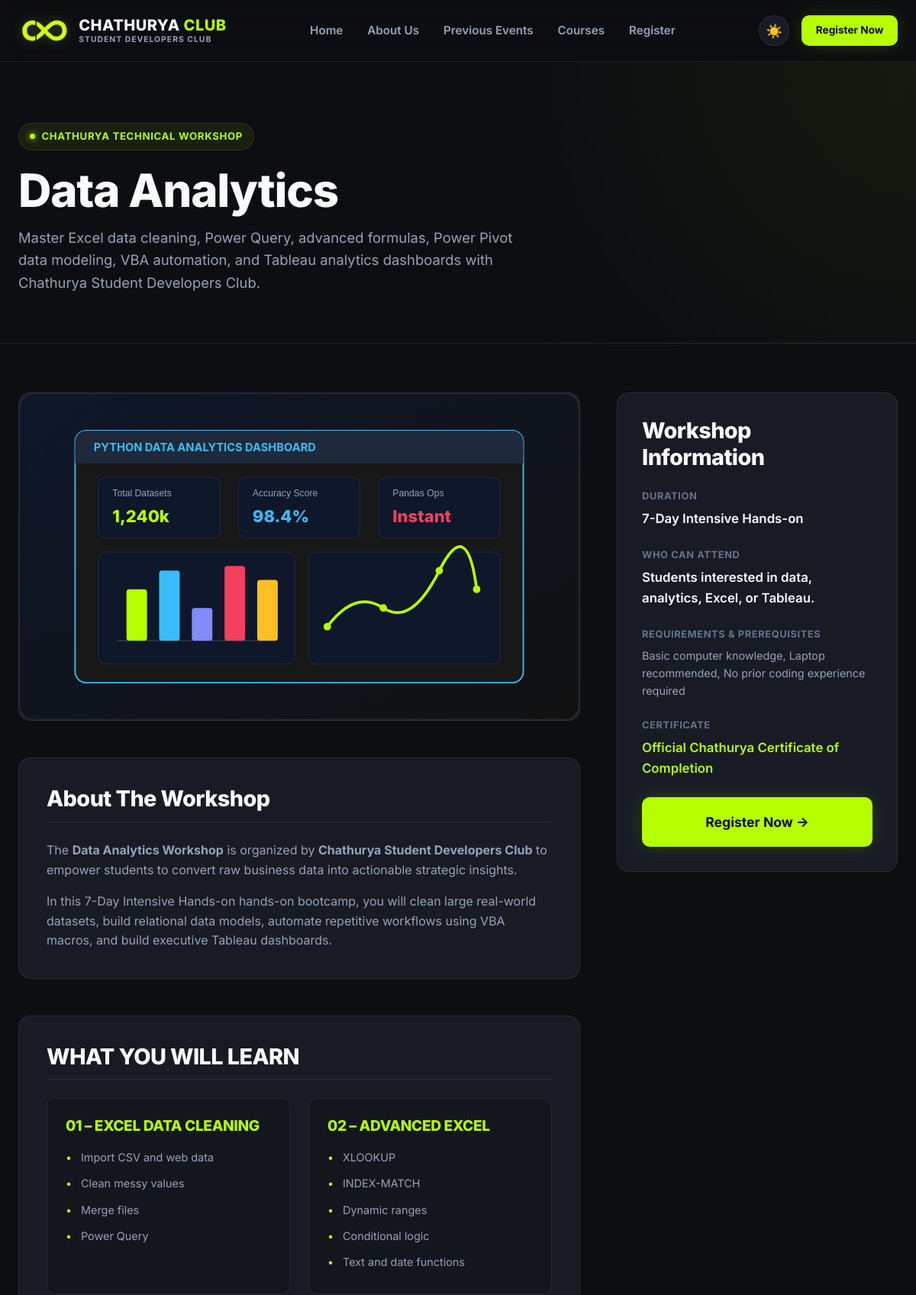
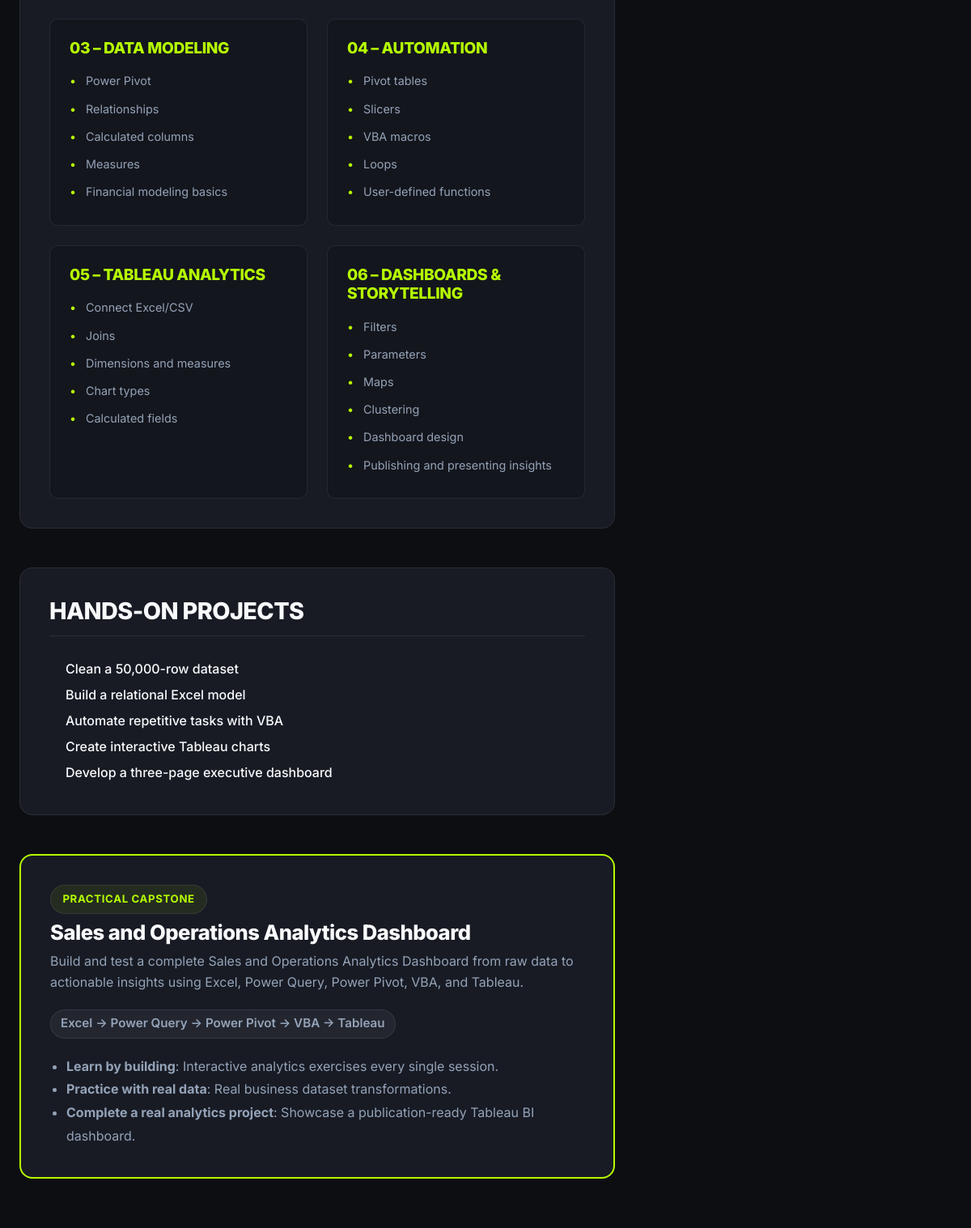
/courses/data-analytics/ (upper part), run on the app's committed database (2 pictures, top to bottom).
### workshop/models.py (models this page shows, shortened)
class Course(models.Model):
    title = models.CharField(max_length=200)
    slug = models.SlugField(unique=True)
    badge_text = models.CharField(max_length=100, default='5-Day Workshop')
    short_description = models.TextField()
    detailed_description = models.TextField()
    image = models.ImageField(upload_to='courses/', blank=True, null=True)
    image_path = models.CharField(max_length=255, blank=True, null=True, help_text="Fallback static image path e.g. images/fullstack.svg")
    duration = models.CharField(max_length=100, default='5 Days (Intensive Sessions)')
    who_can_attend = models.TextField(default='Students from any stream interested in technology.')
    requirements = models.TextField(default='Basic computer knowledge, Laptop recommended')
    capstone_title = models.CharField(max_length=200, blank=True)
    capstone_description = models.TextField(blank=True)
    capstone_tech_flow = models.CharField(max_length=300, blank=True)
    is_active = models.BooleanField(default=True)
    display_order = models.IntegerField(default=0)
    created_at = models.DateTimeField(auto_now_add=True)
    updated_at = models.DateTimeField(auto_now=True)
    class Meta:
        ordering = ['display_order', 'id']

class SiteSettings(models.Model):
    club_name = models.CharField(max_length=200, default='Chathurya Student Developers Club')
    college_name = models.CharField(max_length=200, default='Tech Campus, College Block B')
    logo = models.ImageField(upload_to='logos/', blank=True, null=True)
    hero_title = models.CharField(max_length=200, default='Learn. Build. Launch.')
    hero_subtitle = models.TextField(default='Welcome to Chathurya Student Developers Club. Join our hands-on technical workshops designed to help students build practical skills, explore modern software technologies, and launch real-world projects.')
    about_text = models.TextField(default='Chathurya Student Developers Club is a premier student-led technical community dedicated to nurturing coding talent, practical software engineering, and data science skills.')
    contact_email = models.EmailField(default='chathurya.club@college.edu')
    contact_phone = models.CharField(max_length=50, default='+91 98765 43210')
    address = models.TextField(default='Tech Building Block B, Innovation Way, College Campus, 560100')
    instagram_url = models.URLField(blank=True, default='https://instagram.com')
    facebook_url = models.URLField(blank=True, default='https://facebook.com')
    linkedin_url = models.URLField(blank=True, default='https://linkedin.com')
    github_url = models.URLField(blank=True, default='https://github.com')
    footer_text = models.TextField(default='Official Student Technical & Developer Community dedicated to practical coding bootcamps, workshops, and student tech growth.')
    copyright_text = models.CharField(max_length=200, default='© 2026 Chathurya Student Developers Club. All Rights Reserved.')
    class Meta:
        verbose_name = 'Site Settings'
        verbose_name_plural = 'Site Settings'
    @classmethod
    def load(cls):
        obj, created = cls.objects.get_or_create(pk=1)
        return obj

class CourseTopic(models.Model):
    course = models.ForeignKey(Course, on_delete=models.CASCADE, related_name='topics')
    module_number = models.CharField(max_length=20)
    section_title = models.CharField(max_length=200)
    bullets = models.TextField(help_text="Enter bullet points separated by newlines")
    display_order = models.IntegerField(default=0)
    class Meta:
        ordering = ['display_order', 'id']
    def get_bullets_list(self):
        return [b.strip() for b in self.bullets.split('\n') if b.strip()]

class CourseProject(models.Model):
    course = models.ForeignKey(Course, on_delete=models.CASCADE, related_name='projects')
    title = models.CharField(max_length=255)
    display_order = models.IntegerField(default=0)
    class Meta:
        ordering = ['display_order', 'id']

### workshop/views.py (the view)
# urls.py: path('courses/<slug:slug>/', views.course_detail_view, name='course_detail'),
def course_detail_view(request, slug):
    site_settings = SiteSettings.load()
    course = get_object_or_404(Course, slug=slug, is_active=True)
    topics = course.topics.all()
    projects = course.projects.all()
    context = {
        'site_settings': site_settings,
        'course': course,
        'topics': topics,
        'projects': projects,
    }
    if slug == 'fullstack':
        return render(request, 'workshop/fullstack.html', context)
    elif slug == 'data-analytics':
        return render(request, 'workshop/data_analytics.html', context)
    else:
        return render(request, 'workshop/fullstack.html', context)

### workshop/templates/workshop/data_analytics.html (shortened to what this page needs)
{% extends 'workshop/base.html' %}
{% load static %}
{% block content %}
  <section class="course-detail-hero">
    <div class="container">
      <div class="badge" style="margin-bottom: 1rem;">
        <span class="badge-dot"></span>
        Chathurya Technical Workshop
      </div>
      <h1>{{ course.title }}</h1>
      <p style="max-width: 680px; margin-top: 0.75rem; font-size: 1.15rem; color: var(--text-secondary);">
        {{ course.detailed_description }}
      </p>
    </div>
  </section>
  <section class="detail-section">
    <div class="container">
      <div class="detail-grid">
        <div class="detail-main">
          <div class="detail-card" style="padding: 0; overflow: hidden;">
            {% if course.image %}
              <img src="{{ course.image.url }}" alt="{{ course.title }}" style="width: 100%; height: auto;">
            {% elif course.image_path %}
              <img src="{% static course.image_path %}" alt="{{ course.title }}" style="width: 100%; height: auto;">
            {% else %}
              <img src="{% static 'images/data-analytics.svg' %}" alt="{{ course.title }}" style="width: 100%; height: auto;">
            {% endif %}
          </div>
          <div class="detail-card">
            <h3>About The Workshop</h3>
            <p style="margin-bottom: 1rem;">
              The <strong>{{ course.title }} Workshop</strong> is organized by <strong>{{ site_settings.club_name }}</strong> to empower students to convert raw business data into actionable strategic insights.
            </p>
            <p>
              In this {{ course.duration }} hands-on bootcamp, you will clean large real-world datasets, build relational data models, automate repetitive workflows using VBA macros, and build executive Tableau dashboards.
            </p>
          </div>
          <div class="detail-card">
            <h3>WHAT YOU WILL LEARN</h3>
            <div class="curriculum-grid">
              {% for topic in topics %}
                <div class="curriculum-box">
                  <h4>{{ topic.module_number }} – {{ topic.section_title }}</h4>
                  <ul>
                    {% for bullet in topic.get_bullets_list %}
                      <li>{{ bullet }}</li>
                    {% endfor %}
                  </ul>
                </div>
              {% endfor %}
            </div>
          </div>
          {% if projects %}
            <div class="detail-card">
              <h3>HANDS-ON PROJECTS</h3>
              <ol style="padding-left: 1.25rem; color: var(--text-primary); line-height: 2; font-weight: 500;">
                {% for project in projects %}
                  <li>{{ project.title }}</li>
                {% endfor %}
              </ol>
            </div>
          {% endif %}
          {% if course.capstone_title %}
            <div class="detail-card" style="border: 2px solid var(--accent); background: var(--bg-card);">
              <div class="badge" style="margin-bottom: 0.5rem;">PRACTICAL CAPSTONE</div>
              <h2 style="font-size: 1.6rem; color: var(--text-primary); margin-bottom: 0.5rem;">{{ course.capstone_title }}</h2>
              <p style="color: var(--text-secondary); margin-bottom: 1.25rem;">
                {{ course.capstone_description }}
              </p>
              {% if course.capstone_tech_flow %}
                <div style="display: flex; flex-wrap: wrap; gap: 0.5rem; margin-bottom: 1.25rem;">
                  <span class="tech-tag" style="font-size: 0.95rem;">{{ course.capstone_tech_flow }}</span>
                </div>
              {% endif %}
              <ul style="list-style: disc; padding-left: 1.25rem; color: var(--text-secondary); line-height: 1.8;">
                <li><strong>Learn by building</strong>: Interactive analytics exercises every single session.</li>
                <li><strong>Practice with real data</strong>: Real business dataset transformations.</li>
                <li><strong>Complete a real analytics project</strong>: Showcase a publication-ready Tableau BI dashboard.</li>
              </ul>
            </div>
          {% endif %}
        </div>
        <aside class="detail-sidebar">
          <div class="sidebar-card">
            <h3>Workshop Information</h3>
            <div class="info-item">
              <span class="info-label">Duration</span>
              <span class="info-value">{{ course.duration }}</span>
            </div>
            <div class="info-item">
              <span class="info-label">Who Can Attend</span>
              <span class="info-value">{{ course.who_can_attend }}</span>
            </div>
            <div class="info-item">
              <span class="info-label">Requirements &amp; Prerequisites</span>
              <p style="font-size: 0.9rem; color: var(--text-secondary);">{{ course.requirements }}</p>
            </div>
            <div class="info-item">
              <span class="info-label">Certificate</span>
              <span class="info-value" style="color: var(--accent);">Official Chathurya Certificate of Completion</span>
            </div>
            <a href="{% url 'registration' %}?course={{ course.slug }}" class="btn btn-primary btn-block" style="padding: 1.1rem; font-size: 1.1rem; text-align: center;">
              Register Now →
            </a>
          </div>
        </aside>
      </div>
    </div>
  </section>
{% endblock %}

### data on the page
Course: title "Data Analytics", detailed_description "Master Excel data cleaning, Power Query, advanced formulas, Power Pivot data modeling, VBA automation, and Tableau analytics dashboards with Chathurya Student Developers Club.", image_path (picture), duration "7-Day Intensive Hands-on", capstone_title "Sales and Operations Analytics Dashboard", capstone_description "Build and test a complete Sales and Operations Analytics Dashboard from raw data to actionable insights using Excel, Power Query, Power Pivot, VBA, and Tableau.", capstone_tech_flow "Excel -> Power Query -> Power Pivot -> VBA -> Tableau", who_can_attend "Students interested in data, analytics, Excel, or Tableau.", requirements "Basic computer knowledge, Laptop recommended, No prior coding experience required"
SiteSettings: club_name "Chathurya Student Developers Club"
CourseTopic: module_number "01", section_title "EXCEL DATA CLEANING", get_bullets_list "Import CSV and web data" "Clean messy values" "Merge files" "Power Query"
CourseTopic: module_number "02", section_title "ADVANCED EXCEL", get_bullets_list "XLOOKUP" "INDEX-MATCH" "Dynamic ranges" "Conditional logic" "Text and date functions"
CourseTopic: module_number "03", section_title "DATA MODELING", get_bullets_list "Power Pivot" "Relationships" "Calculated columns" "Measures" "Financial modeling basics"
CourseTopic: module_number "04", section_title "AUTOMATION", get_bullets_list "Pivot tables" "Slicers" "VBA macros" "Loops" "User-defined functions"
CourseTopic: module_number "05", section_title "TABLEAU ANALYTICS", get_bullets_list "Connect Excel/CSV" "Joins" "Dimensions and measures" "Chart types" "Calculated fields"
CourseTopic: module_number "06", section_title "DASHBOARDS & STORYTELLING", get_bullets_list "Filters" "Parameters" "Maps" "Clustering" "Dashboard design" "Publishing and presenting insights"
CourseProject: title "Clean a 50,000-row dataset"
CourseProject: title "Build a relational Excel model"
CourseProject: title "Automate repetitive tasks with VBA"
CourseProject: title "Create interactive Tableau charts"
CourseProject: title "Develop a three-page executive dashboard"
